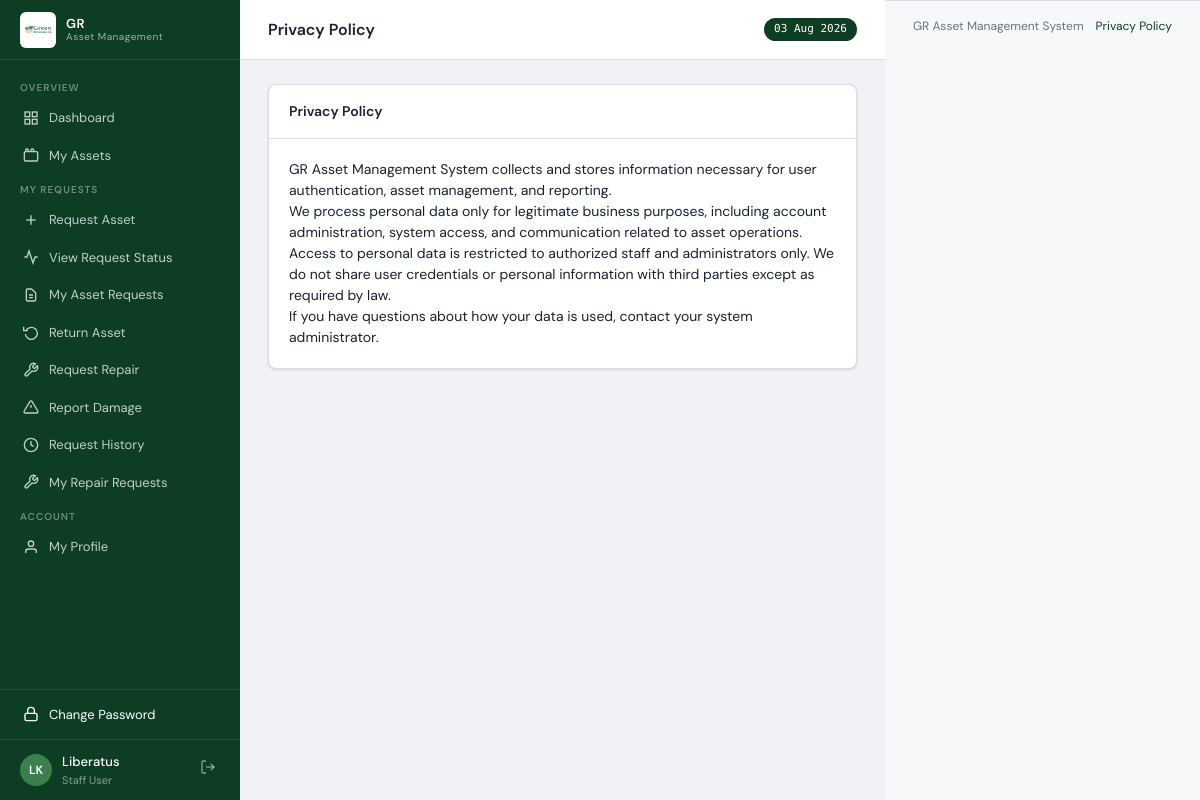
The app's page /privacy-policy (signed in) with its own data.
### models.py (models this page shows, shortened)
class User(UserMixin, db.Model):
    __tablename__ = 'users'
    id            = db.Column(db.Integer, primary_key=True)
    username      = db.Column(db.String(80),  unique=True, nullable=False)
    password_hash = db.Column(db.String(256), nullable=False)
    name          = db.Column(db.String(150), nullable=False)
    email         = db.Column(db.String(150))
    department    = db.Column(db.String(100))
    project_id    = db.Column(db.Integer, db.ForeignKey('projects.id'))
    role          = db.Column(db.String(20),  nullable=False, default='user')
    status        = db.Column(db.String(20),  nullable=False, default='active')
    force_password_change = db.Column(db.Boolean, nullable=False, default=False)
    created_at    = db.Column(db.DateTime,    default=datetime.utcnow)
    assigned_assets = db.relationship('Asset', foreign_keys='Asset.assigned_to_id',
                                      backref='assigned_user', lazy='dynamic')
    project         = db.relationship('Project', backref='users')
    return_records  = db.relationship('ReturnRecord', backref='user',
                                      foreign_keys='ReturnRecord.user_id', lazy='dynamic')
    @property
    def initials(self):
        p = self.name.split()
        return ''.join(x[0] for x in p[:2]).upper()
    session_token = db.Column(db.String(128), nullable=True)
    last_login_at = db.Column(db.DateTime)
    last_login_ip = db.Column(db.String(100))
    @property
    def role_label(self):
        from models import Role
        role = Role.query.filter_by(name=self.role).first()
        if role:
            return role.label
        return {'admin':'Administrator','finance':'Finance Officer','user':'Staff User'}.get(self.role, self.role)

class Role(db.Model):
    __tablename__ = 'roles'
    id          = db.Column(db.Integer, primary_key=True)
    name        = db.Column(db.String(50), unique=True, nullable=False)
    label       = db.Column(db.String(100), nullable=False)
    description = db.Column(db.Text)
    created_at  = db.Column(db.DateTime, default=datetime.utcnow)

### routes/main.py (the view)
@main_bp.route('/privacy-policy')
def privacy_policy():
    return render_template('privacy_policy.html')

### models.py (called while the page is built)
@login_manager.user_loader
def load_user(uid):
    return User.query.get(int(uid))

### routes/auth.py (called while the page is built, shortened)
@auth_bp.before_app_request
def _protect_session_token():
    if current_user.is_authenticated:
        token = session.get('session_token')
        if token:
            if current_user.session_token and token != current_user.session_token:
                logout_user()
                session.pop('session_token', None)

### templates/privacy_policy.html (shortened to what this page needs)
{% extends 'base.html' %}
{% block page_title %}Privacy Policy{% endblock %}
{% block content %}
<div class="card">
  <div class="card-header"><h2>Privacy Policy</h2></div>
  <div class="card-body" style="padding:20px;">
    <p>GR Asset Management System collects and stores information necessary for user authentication, asset management, and reporting.</p>
    <p>We process personal data only for legitimate business purposes, including account administration, system access, and communication related to asset operations.</p>
    <p>Access to personal data is restricted to authorized staff and administrators only. We do not share user credentials or personal information with third parties except as required by law.</p>
    <p>If you have questions about how your data is used, contact your system administrator.</p>
  </div>
</div>
{% endblock %}

### templates/base.html (shortened to what this page needs)
<!DOCTYPE html>
<html lang="en" data-app-build="2026-07-08-staff-portal">
<head>
</head>
<body>
<div id="app">
  <div id="sidebar">
    <div class="sidebar-logo">
      <img src="{{ url_for('static', filename='img/GR.jpg') }}"
           alt="GR Logo"
           style="width:36px;height:36px;object-fit:contain;border-radius:6px;flex-shrink:0;background:#fff;padding:2px;">
      <div class="logo-text">GR<div class="logo-sub">Asset Management</div></div>
    </div>
    <nav class="sidebar-nav">
      <div class="nav-section">Overview</div>
      <a href="{{ url_for('main.dashboard') }}" class="nav-item {% if request.endpoint == 'main.dashboard' %}active{% endif %}">
        <svg viewBox="0 0 24 24" fill="none" stroke="currentColor" stroke-width="2"><rect x="3" y="3" width="7" height="7"/><rect x="14" y="3" width="7" height="7"/><rect x="14" y="14" width="7" height="7"/><rect x="3" y="14" width="7" height="7"/></svg>
        Dashboard
      </a>
      <a href="{{ url_for('assets.index') }}" class="nav-item {% if request.endpoint in ('assets.index', 'assets.detail') %}active{% endif %}">
        <svg viewBox="0 0 24 24" fill="none" stroke="currentColor" stroke-width="2"><rect x="2" y="7" width="20" height="14" rx="2"/><path d="M16 7V5a2 2 0 0 0-4 0v2"/><path d="M8 7V5a2 2 0 0 0-4 0v2"/></svg>
        {% if is_staff_portal %}My Assets{% else %}All Assets{% endif %}
      </a>
      {% if is_staff_portal %}
      <div class="nav-section">My Requests</div>
      <a href="{{ url_for('requests.new_asset_request') }}" class="nav-item {% if request.endpoint == 'requests.new_asset_request' %}active{% endif %}">
        <svg viewBox="0 0 24 24" fill="none" stroke="currentColor" stroke-width="2"><line x1="12" y1="5" x2="12" y2="19"/><line x1="5" y1="12" x2="19" y2="12"/></svg>
        Request Asset
      </a>
      <a href="{{ url_for('requests.request_status') }}" class="nav-item {% if request.endpoint == 'requests.request_status' %}active{% endif %}">
        <svg viewBox="0 0 24 24" fill="none" stroke="currentColor" stroke-width="2"><polyline points="22 12 18 12 15 21 9 3 6 12 2 12"/></svg>
        View Request Status
      </a>
      <a href="{{ url_for('requests.asset_requests') }}" class="nav-item {% if request.endpoint == 'requests.asset_requests' and not request.args.get('review') %}active{% endif %}">
        <svg viewBox="0 0 24 24" fill="none" stroke="currentColor" stroke-width="2"><path d="M9 12h6m-6 4h6m2 5H7a2 2 0 0 1-2-2V5a2 2 0 0 1 2-2h5.586a1 1 0 0 1 .707.293l5.414 5.414a1 1 0 0 1 .293.707V19a2 2 0 0 1-2 2z"/></svg>
        My Asset Requests
      </a>
      <a href="{{ url_for('requests.return_asset_picker') }}" class="nav-item {% if request.endpoint in ('requests.return_asset_picker', 'requests.new_return_request') %}active{% endif %}">
        <svg viewBox="0 0 24 24" fill="none" stroke="currentColor" stroke-width="2"><polyline points="1 4 1 10 7 10"/><path d="M3.51 15a9 9 0 1 0 .49-4"/></svg>
        Return Asset
      </a>
      <a href="{{ url_for('requests.new_repair_request') }}" class="nav-item {% if request.endpoint == 'requests.new_repair_request' %}active{% endif %}">
        <svg viewBox="0 0 24 24" fill="none" stroke="currentColor" stroke-width="2"><path d="M14.7 6.3a1 1 0 0 0 0 1.4l1.6 1.6a1 1 0 0 0 1.4 0l3.77-3.77a6 6 0 0 1-7.94 7.94l-6.91 6.91a2.12 2.12 0 0 1-3-3l6.91-6.91a6 6 0 0 1 7.94-7.94l-3.76 3.76z"/></svg>
        Request Repair
      </a>
      <a href="{{ url_for('requests.new_damage_report') }}" class="nav-item {% if request.endpoint == 'requests.new_damage_report' %}active{% endif %}">
        <svg viewBox="0 0 24 24" fill="none" stroke="currentColor" stroke-width="2"><path d="M10.29 3.86L1.82 18a2 2 0 0 0 1.71 3h16.94a2 2 0 0 0 1.71-3L13.71 3.86a2 2 0 0 0-3.42 0z"/><line x1="12" y1="9" x2="12" y2="13"/><line x1="12" y1="17" x2="12.01" y2="17"/></svg>
        Report Damage
      </a>
      <a href="{{ url_for('requests.request_history') }}" class="nav-item {% if request.endpoint == 'requests.request_history' %}active{% endif %}">
        <svg viewBox="0 0 24 24" fill="none" stroke="currentColor" stroke-width="2"><circle cx="12" cy="12" r="10"/><polyline points="12 6 12 12 16 14"/></svg>
        Request History
      </a>
      <a href="{{ url_for('requests.repair_requests') }}" class="nav-item {% if request.endpoint == 'requests.repair_requests' and not request.args.get('review') %}active{% endif %}">
        <svg viewBox="0 0 24 24" fill="none" stroke="currentColor" stroke-width="2"><path d="M14.7 6.3a1 1 0 0 0 0 1.4l1.6 1.6a1 1 0 0 0 1.4 0l3.77-3.77a6 6 0 0 1-7.94 7.94l-6.91 6.91a2.12 2.12 0 0 1-3-3l6.91-6.91a6 6 0 0 1 7.94-7.94l-3.76 3.76z"/></svg>
        My Repair Requests
      </a>
      {% endif %}
      {% if is_staff_portal %}
      <div class="nav-section">Account</div>
      <a href="{{ url_for('main.profile') }}" class="nav-item {% if request.endpoint == 'main.profile' %}active{% endif %}">
        <svg viewBox="0 0 24 24" fill="none" stroke="currentColor" stroke-width="2"><path d="M20 21v-2a4 4 0 0 0-4-4H8a4 4 0 0 0-4 4v2"/><circle cx="12" cy="7" r="4"/></svg>
        My Profile
      </a>
      {% endif %}
    </nav>
    <div style="border-top:1px solid rgba(255,255,255,.1);padding:6px 0">
      <a href="{{ url_for('main.change_password') }}"
         class="nav-item {% if request.endpoint == 'main.change_password' %}active{% endif %}" style="opacity:1">
        <svg viewBox="0 0 24 24" fill="none" stroke="currentColor" stroke-width="2"><rect x="3" y="11" width="18" height="11" rx="2"/><path d="M7 11V7a5 5 0 0 1 10 0v4"/></svg>
        Change Password
      </a>
    </div>
    <div class="sidebar-user">
      <div class="user-avatar">{{ current_user.initials }}</div>
      <div class="user-info">
        <div class="uname">{{ current_user.name.split()[0] }}</div>
        <div class="urole">{{ current_user.role_label }}</div>
      </div>
      <a href="{{ url_for('auth.logout') }}" class="btn-logout" title="Sign out">
        <svg viewBox="0 0 24 24" fill="none" stroke="currentColor" stroke-width="2" width="16" height="16"><path d="M9 21H5a2 2 0 0 1-2-2V5a2 2 0 0 1 2-2h4"/><polyline points="16 17 21 12 16 7"/><line x1="21" y1="12" x2="9" y2="12"/></svg>
      </a>
    </div>
  </div>
  <div id="main">
    <div id="topbar">
      <h1>{% block page_title %}Dashboard{% endblock %}</h1>
      <span class="topbar-badge">{{ now.strftime('%d %b %Y') }}</span>
    </div>
    <div id="content">
      {% block content %}{% endblock %}
    </div>
  </div>
  <footer style="padding:16px 28px; background:var(--surface2); border-top:1px solid var(--border); font-size:12px; color:var(--text-muted);">
    <div style="display:flex;flex-wrap:wrap;gap:12px;justify-content:space-between; align-items:center;">
      <span>GR Asset Management System</span>
      <a href="{{ privacy_policy_url }}" style="color:var(--primary);text-decoration:none;">Privacy Policy</a>
    </div>
  </footer>
</div>
</body>
</html>

### templates/base.html (style rules this page uses)
:root { --primary:#0d3d23;--primary-light:#196b36;--accent:#3b7f4d;--accent-light:#7ecc8c;--success:#1a7a4a;--danger:#b83232;--warning:#c87a00;--bg:#f0f2f5;--surface:#fff;--surface2:#f7f8fa;--border:#d8dce3;--text:#1a2230;--text-muted:#6b7280;--sidebar-w:240px;--header-h:60px;--radius:8px;--shadow:0 1px 3px rgba(0,0,0,.08),0 1px 2px rgba(0,0,0,.06);--shadow-md:0 4px 16px rgba(0,0,0,.12) }
* { box-sizing:border-box;margin:0;padding:0 }
body { font-family:'DM Sans',sans-serif;background:var(--bg);color:var(--text);font-size:14px;line-height:1.5;min-height:100vh }
a { color:inherit;text-decoration:none }
#app { display:flex;min-height:100vh }
#sidebar { width:var(--sidebar-w);background:var(--primary);color:#fff;position:fixed;top:0;left:0;bottom:0;display:flex;flex-direction:column;z-index:100;overflow-y:auto }
.sidebar-logo { padding:0 20px;height:var(--header-h);display:flex;align-items:center;gap:10px;border-bottom:1px solid rgba(255,255,255,.1);flex-shrink:0 }
.logo-text { font-size:13px;font-weight:600;letter-spacing:.5px;line-height:1.2 }
.logo-sub { font-size:10px;opacity:.6;font-weight:400 }
.sidebar-nav { padding:12px 0;flex:1 }
.nav-section { padding:8px 20px 4px;font-size:10px;text-transform:uppercase;letter-spacing:1px;opacity:.4;font-weight:600 }
.nav-item { display:flex;align-items:center;gap:10px;padding:9px 20px;transition:background .15s;font-size:13px;opacity:.75;border-left:3px solid transparent }
.nav-item svg { width:16px;height:16px;flex-shrink:0 }
.sidebar-user { padding:12px 20px;border-top:1px solid rgba(255,255,255,.1);display:flex;align-items:center;gap:10px;flex-shrink:0 }
.user-avatar { width:32px;height:32px;border-radius:50%;background:var(--accent);display:flex;align-items:center;justify-content:center;font-size:12px;font-weight:600;color:#fff;flex-shrink:0 }
.user-info .uname { font-size:13px;font-weight:500 }
.user-info .urole { font-size:11px;opacity:.5 }
.btn-logout { margin-left:auto;background:none;border:none;color:rgba(255,255,255,.5);cursor:pointer;padding:4px;border-radius:4px;transition:color .15s }
#main { margin-left:var(--sidebar-w);flex:1;display:flex;flex-direction:column }
#topbar { height:var(--header-h);background:var(--surface);border-bottom:1px solid var(--border);display:flex;align-items:center;padding:0 28px;gap:16px;position:sticky;top:0;z-index:50 }
#topbar h1 { font-size:16px;font-weight:600;flex:1 }
.topbar-badge { background:var(--primary);color:#fff;font-size:11px;padding:3px 10px;border-radius:20px;font-weight:500;font-family:'DM Mono',monospace }
#content { padding:24px 28px;flex:1 }
.card { background:var(--surface);border:1px solid var(--border);border-radius:var(--radius);box-shadow:var(--shadow);margin-bottom:20px }
.card-header { padding:16px 20px;border-bottom:1px solid var(--border);display:flex;align-items:center;gap:12px }
.card-header h2 { font-size:14px;font-weight:600;flex:1 }
.card-body { overflow-x:auto }

### records on screen
User: initials "LK", name "Liberatus", role_label "Staff User"

### other values on screen
{{ now.strftime('%d %b %Y') }} "03 Aug 2026"
